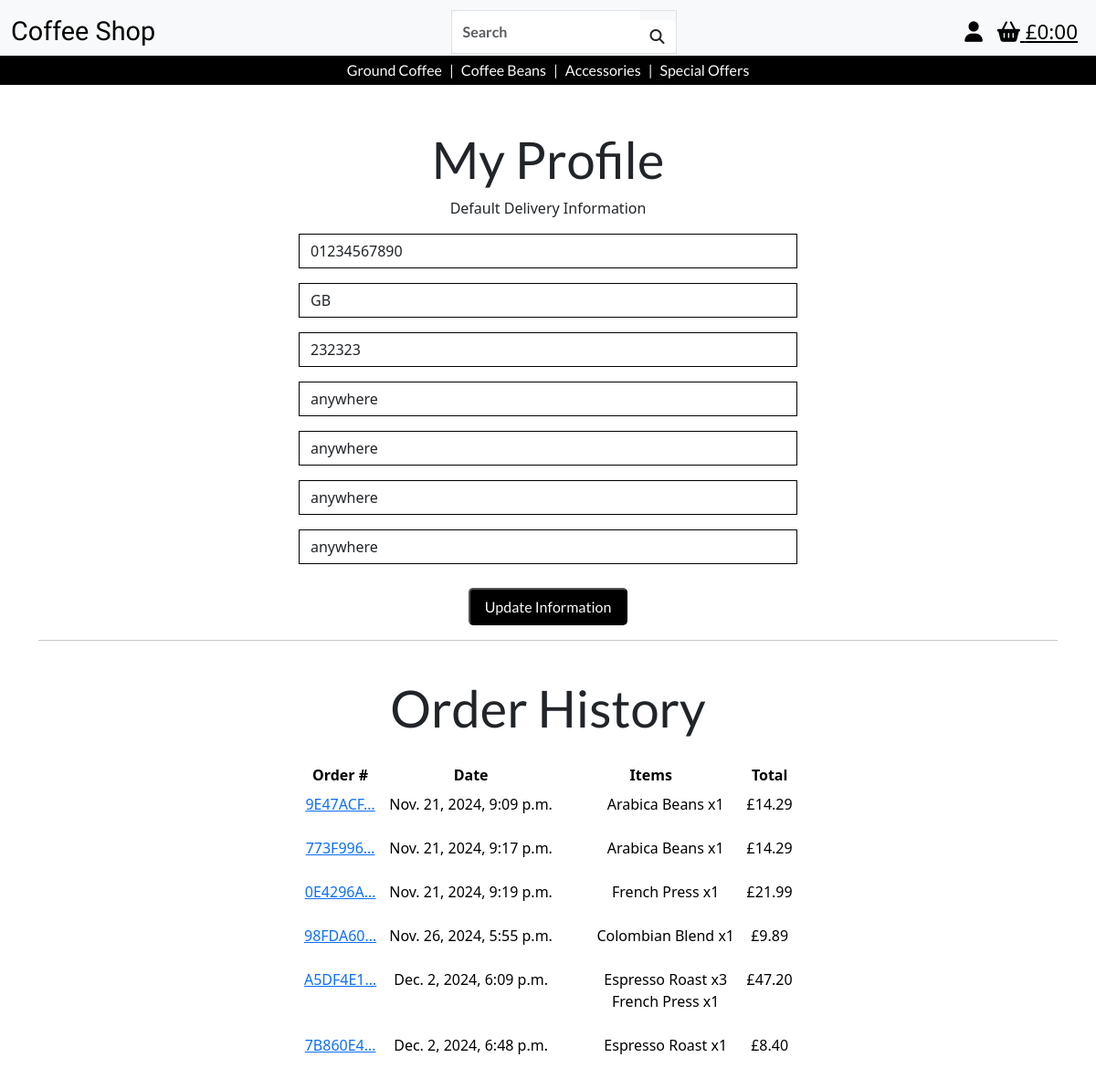
The page /profiles/ (signed in) on the database as committed earlier.
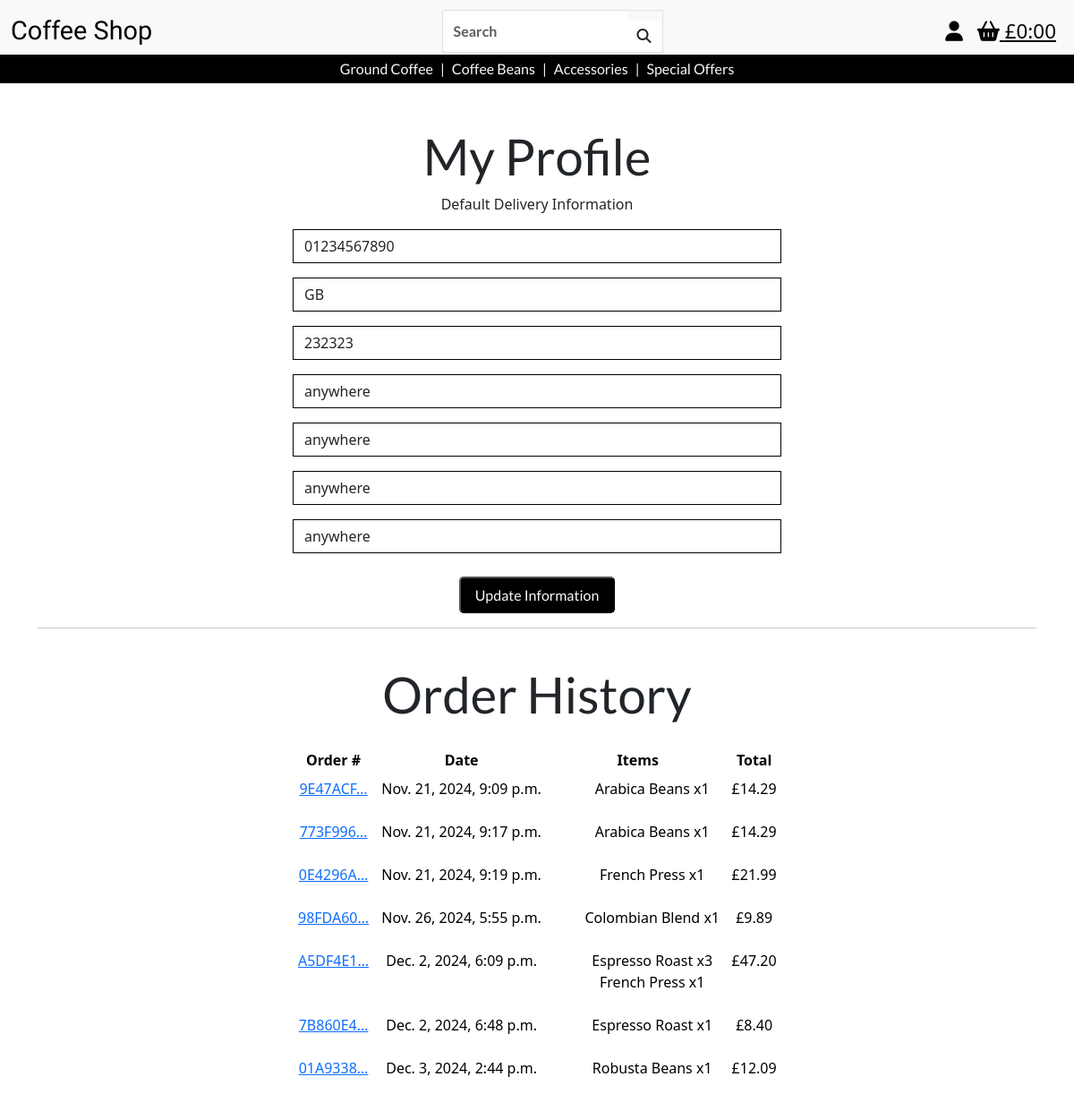
The same page on the database as committed later.
### profiles/models.py (models this page shows, shortened)
class UserProfile(models.Model):
    user = models.OneToOneField(User, on_delete=models.CASCADE)
    default_phone_number = models.CharField(max_length=20, null=True, blank=True)
    default_country = models.CharField(max_length=40, null=True, blank=True)
    default_postcode = models.CharField(max_length=20, null=True, blank=True)
    default_town_or_city = models.CharField(max_length=40, null=True, blank=True)
    default_street_address1 = models.CharField(max_length=80, null=True, blank=True)
    default_street_address2 = models.CharField(max_length=80, null=True, blank=True)
    default_county = models.CharField(max_length=80, null=True, blank=True)

### checkout/models.py (models this page shows, shortened)
class Order(models.Model):
    order_number = models.CharField(max_length=32, null=False, editable=False)
    user_profile = models.ForeignKey(
        UserProfile, on_delete=models.SET_NULL, null=True, blank=True, related_name='orders')
    full_name = models.CharField(max_length=50, null=False, blank=False)
    email = models.EmailField(max_length=254, null=False, blank=False)
    phone_number = models.CharField(max_length=20, null=False, blank=False)
    country = models.CharField(max_length=40, null=False, blank=False)
    postcode = models.CharField(max_length=20, null=True, blank=True)
    town_or_city = models.CharField(max_length=40, null=False, blank=False)
    street_address1 = models.CharField(max_length=80, null=False, blank=False)
    street_address2 = models.CharField(max_length=80, null=True, blank=True)
    county = models.CharField(max_length=80, null=True, blank=True)
    date = models.DateTimeField(auto_now_add=True)
    delivery_cost = models.DecimalField(
        max_digits=6, decimal_places=2, null=False, default=0)
    order_total = models.DecimalField(
        max_digits=10, decimal_places=2, null=False, default=0)
    grand_total = models.DecimalField(
        max_digits=10, decimal_places=2, null=False, default=0)
    original_bag = models.TextField(null=False, blank=False, default='')
    stripe_pid = models.CharField(
        max_length=254, null=False, blank=False, default='')

class OrderLineItem(models.Model):
    order = models.ForeignKey(Order, null=False, blank=False,
                              on_delete=models.CASCADE, related_name='lineitems')
    product = models.ForeignKey(
        Product, null=False, blank=False, on_delete=models.CASCADE)
    quantity = models.IntegerField(null=False, blank=False, default=0)
    lineitem_total = models.DecimalField(
        max_digits=6, decimal_places=2, null=False, blank=False, editable=False)
    discounted_price = models.DecimalField(
        max_digits=6, decimal_places=2, null=True, blank=True, editable=False)

### products/models.py (models this page shows, shortened)
class Product(models.Model):
    category = models.ForeignKey(
        'Category', null=True, blank=True, on_delete=models.SET_NULL)
    sku = models.CharField(max_length=254, null=True, blank=True, unique=True)
    product_name = models.CharField(max_length=254)
    description = models.TextField()
    price = models.DecimalField(max_digits=6, decimal_places=2)
    image_url = models.URLField(max_length=1024, null=True, blank=True)
    image = models.ImageField(null=True, blank=True)

### profiles/views.py (the view)
# urls.py: path('', views.profile, name='profile'),
@login_required
def profile(request):
    profile = get_object_or_404(UserProfile, user=request.user)
    if request.method == 'POST':
        form = UserProfileForm(request.POST, instance=profile)
        if form.is_valid():
            form.save()
            messages.success(request, 'Profile updated successfully')
    else:
        form = UserProfileForm(instance=profile)
    orders = profile.orders.all()
    template = 'profiles/profile.html'
    context = {
        'form': form,
        'orders': orders,
    }
    return render(request, template, context)

### profiles/forms.py
class UserProfileForm(forms.ModelForm):
    class Meta:
        model = UserProfile
        exclude = ('user',)
    def __init__(self, *args, **kwargs):
        super().__init__(*args, **kwargs)
        placeholders = {
            'default_phone_number': 'Phone Number',
            'default_postcode': 'Postal Code',
            'default_town_or_city': 'Town or City',
            'default_street_address1': 'Street Address 1',
            'default_street_address2': 'Street Address 2',
            'default_county': 'County, State or Locality',
        }
        self.fields['default_phone_number'].widget.attrs['autofocus'] = True
        for field in self.fields:
            if field != 'default_country':
                if self.fields[field].required:
                    placeholder = f'{placeholders[field]} *'
                else:
                    placeholder = placeholders[field]
                self.fields[field].widget.attrs['placeholder'] = placeholder
            self.fields[field].widget.attrs['class'] = 'border-black rounded-0 profile-form-input'
            self.fields[field].label = False

### bag/contexts.py (called while the page is built, shortened)
def bag_contents(request):
    bag_items = []
    total = 0
    product_count = 0
    bag = request.session.get('bag', {})
    if total < settings.FREE_DELIVERY_THRESHOLD:
        delivery = total * Decimal(settings.STANDARD_DELIVERY_PERCENTAGE / 100)
        free_delivery_delta = settings.FREE_DELIVERY_THRESHOLD - total
    else:
        delivery = 0
        free_delivery_delta = 0
    grand_total = delivery + total
    context = {
        'bag_items' : bag_items,
        'total' : total,
        'product_count' : product_count,
        'delivery': delivery,
        'free_delivery_delta' : free_delivery_delta,
        'free_delivery_threshold' : settings.FREE_DELIVERY_THRESHOLD,
        'grand_total' : grand_total,
    }
    return context

### profiles/templates/profiles/profile.html
{% extends 'base.html' %} {% load static %} {% block content %}
<div class="container text-center">
  <div class="row justify-content-center">
    <div class="col-12 col-lg-6">
      <h1 class="mt-5 header">My Profile</h1>
      <p>Default Delivery Information</p>
      <form
        class="mt-3"
        action="{% url 'profile' %}"
        method="POST"
        id="profile-update-form"
      >
        {% csrf_token %} {{ form|crispy }}
        <button class="button">Update Information</button>
      </form>
    </div>
  </div>
  <hr>
  <div class="row justify-content-center">
    <div class="col-12 col-lg-6">
      <h5 class="m-4 header">Order History</h5>
      <div class="table-responsive">
        <table class="table table-sm table-borderless">
          <thead>
            <th>Order #</th>
            <th>Date</th>
            <th>Items</th>
            <th>Total</th>
          </thead>
          <tbody>
            {% for order in orders %}
            <tr>
              <td>
                <a
                  href="{% url 'order_history' order.order_number %}"
                  title="{{ order.order_number }}"
                  class="site-link"
                >
                  {{ order.order_number|truncatechars:8 }}
                </a>
              </td>
              <td>{{ order.date }}</td>
              <td>
                <ul>
                  {% for item in order.lineitems.all %}
                  <li>
                    {{item.product.product_name}} x{{ item.quantity }}
                  </li>
                  {% endfor %}
                </ul>
              </td>
              <td>£{{ order.grand_total }}</td>
            </tr>
            {% endfor %}
          </tbody>
        </table>
      </div>
    </div>
  </div>
</div>
{% endblock %}

### templates/base.html (shortened to what this page needs)
{% load static %}
<!DOCTYPE html>
<html lang="en">
  <head>
    {% block corecss %}
    <link
      href="https://cdn.jsdelivr.net/npm/bootstrap@5.3.3/dist/css/bootstrap.min.css"
      rel="stylesheet"
    />
    <link rel="stylesheet" href="{% static 'css/base.css' %}" />
    {% endblock %} {% block extra_css %} {% endblock %}
  </head>
  <body>
    <header>
      {% include 'includes/full_screen_nav.html' %}
    </header>
     {% block page_header %} {% endblock %} {% block content %}
    {% endblock %}
  </body>
</html>

### templates/includes/full_screen_nav.html (shortened to what this page needs)
<nav class="navbar bg-body-tertiary d-none d-sm-block">
  <div class="container-fluid">
    <a class="navbar-brand site-logo" href="{% url 'home' %}">Coffee Shop</a>
    <form class="d-flex mx-auto border" role="search" method="GET" action="{% url 'products' %}">
      <div class="input-group">
        <input
          class="form-control border-0 search-bar-text"
          type="text"
          name="q"
          placeholder="Search"
          aria-label="Search"
        />
        <button class="btn bg-white border-0" type="submit">
          <i class="fa-solid fa-magnifying-glass"></i>
        </button>
      </div>
    </form>
    <a
      class="p-2 navbar-icon"
      href="#"
      id="user-options"
      data-bs-toggle="dropdown"
      aria-haspopup="true"
      aria-expanded="false"
      ><i class="fa-solid fa-user"></i
    ></a>
    <a
      class="p-2 navbar-icon"
      href="#"
      id="basket-options"
      data-bs-toggle="dropdown"
      aria-haspopup="true"
      aria-expanded="false"
      ><i class="fa-solid fa-basket-shopping"></i
    >{%if grand_total %}
      £{{ grand_total|floatformat:2 }}
     {% else %}
      £0:00
     {% endif %}</a>
  </div>
  <div class="container-fluid sec-navbar">
    <div class="mx-auto d-flex py-1">
      <a
        class="shop-cat-nav shop-cat-nav-link d-inline-flex align-items-center"
        href="{% url 'products'%}?category=ground_coffee"
        >Ground Coffee</a
      >
      <p class="shop-cat-nav d-inline-flex mx-2 my-0 align-items-center">|</p>
      <a
        class="shop-cat-nav shop-cat-nav-link d-inline-flex align-items-center"
        href="{% url 'products'%}?category=coffee_beans"
        >Coffee Beans</a
      >
      <p class="shop-cat-nav d-inline-flex mx-2 my-0 align-items-center">|</p>
      <a
        class="shop-cat-nav shop-cat-nav-link d-inline-flex align-items-center"
        href="{% url 'products'%}?category=accessories"
        >Accessories</a
      >
      <p class="shop-cat-nav d-inline-flex mx-2 my-0 align-items-center">|</p>
      <a
        class="shop-cat-nav shop-cat-nav-link d-inline-flex align-items-center"
        href="{% url 'products'%}?category=special_offers"
        >Special Offers</a
      >
    </div>
  </div>
</nav>

### static/css/base.css (style rules this page uses)
.site-logo { font-size: 1.8rem; font-family: "lobster", serif; }
.search-bar-text { font-family: "lato", sans-serif; font-weight: 600; }
.navbar-icon { font-size: 1.4rem; color: black; }
.sec-navbar { background-color: black; font-family: "lato", sans-serif; }
.shop-cat-nav { text-decoration: none; color: #f8f9fa; }
nav { padding-bottom: 0 !important; }
button, .button { color: #f8f9fa; font-family: "lato", sans-serif; font-weight: 400; text-decoration: none; background-color: black; padding: 0.4rem 1rem; border-radius: 5px; margin-top: 10px; }
.header { font-size:3.5rem; font-family: 'lato', sans-serif; }
li { list-style-type: none; }

Rows that differ between the two databases and show on the page:
added Order: order_number "01A9338…", date "Dec. 3, 2024, 2:44 p.m.", grand_total "12.09"
added OrderLineItem: product.product_name "Robusta Beans", quantity "1", shown under "01A9338…"
